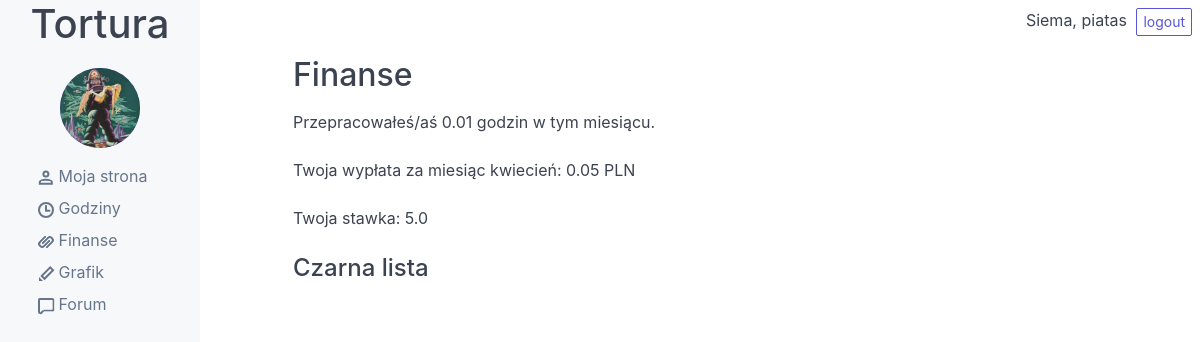
Before: /finance/ (signed in) with the older database file.
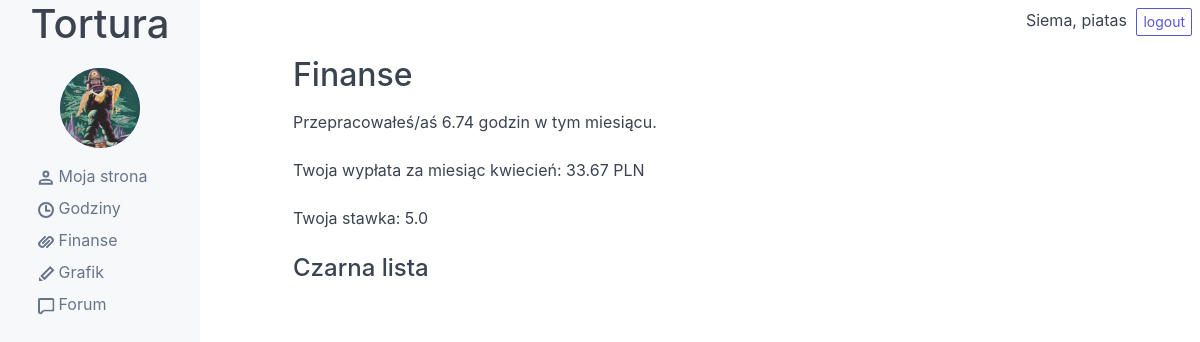
After: the same page with the newer database file.
### articles/models.py (models this page shows)
class Payslip(models.Model):
    user = models.ForeignKey(User, on_delete=models.SET_NULL, null=True)
    month = models.DateField()
    month_hours = models.FloatField()
    month_salary = models.FloatField(null=True)
    objects = PayslipManager()
    class Meta:
        ordering = ['-month']

### articles/views.py (the view)
# urls.py: path('finance/', finance_view, name='finance'),
@login_required(login_url='/accounts/login')
def finance_view(request):
    user = request.user
    if user.payslip_set:
        payslip = apps.get_model('articles.Payslip').objects.filter(user=user).last()
        month = payslip.month
        month = date(month, 'F')
        now = timezone.now()
        print("NOW: ", now)
    context ={
        'user': user,
        'payslip': payslip,
        'month': month,
    }
    return render(request, 'articles/finance.html', context)

### articles/templates/articles/finance.html
{% extends 'base.html' %}
{% block content %}
<h2>Finanse</h2>
<p>Przepracowałeś/aś {{ payslip.month_hours|floatformat:2 }} godzin w tym miesiącu. </p>
<p>Twoja wypłata za miesiąc {{ month|lower }}: {{ payslip.month_salary|floatformat:2 }} PLN </p>
<p>Twoja stawka: {{ user.profile.rate }} </p>
<h4>Czarna lista</h4>
{% endblock %}

Changed rows visible on the page:
changed Payslip: month_hours "0.01" → "6.74"; month_salary "0.05" → "33.67"
